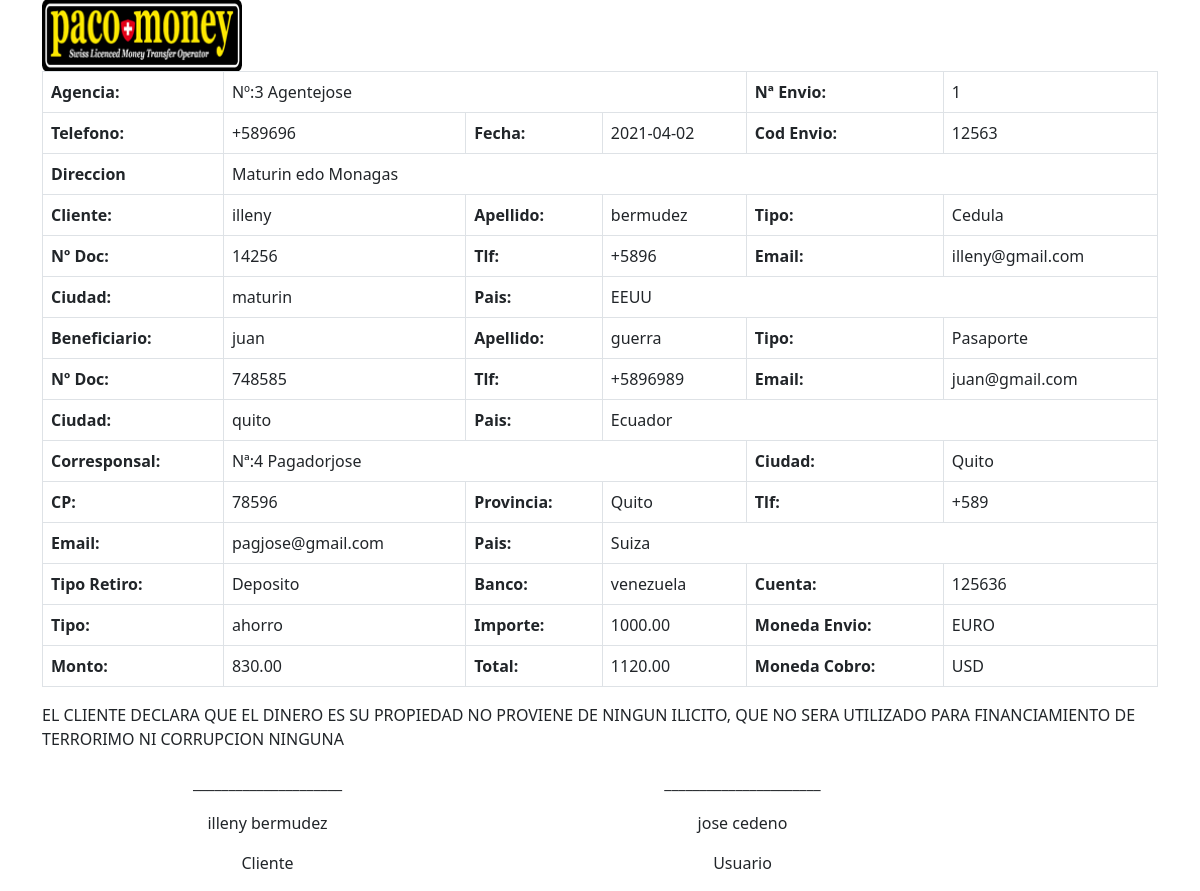
The page /facturav02.php?idGiro=1 on the database as committed earlier.
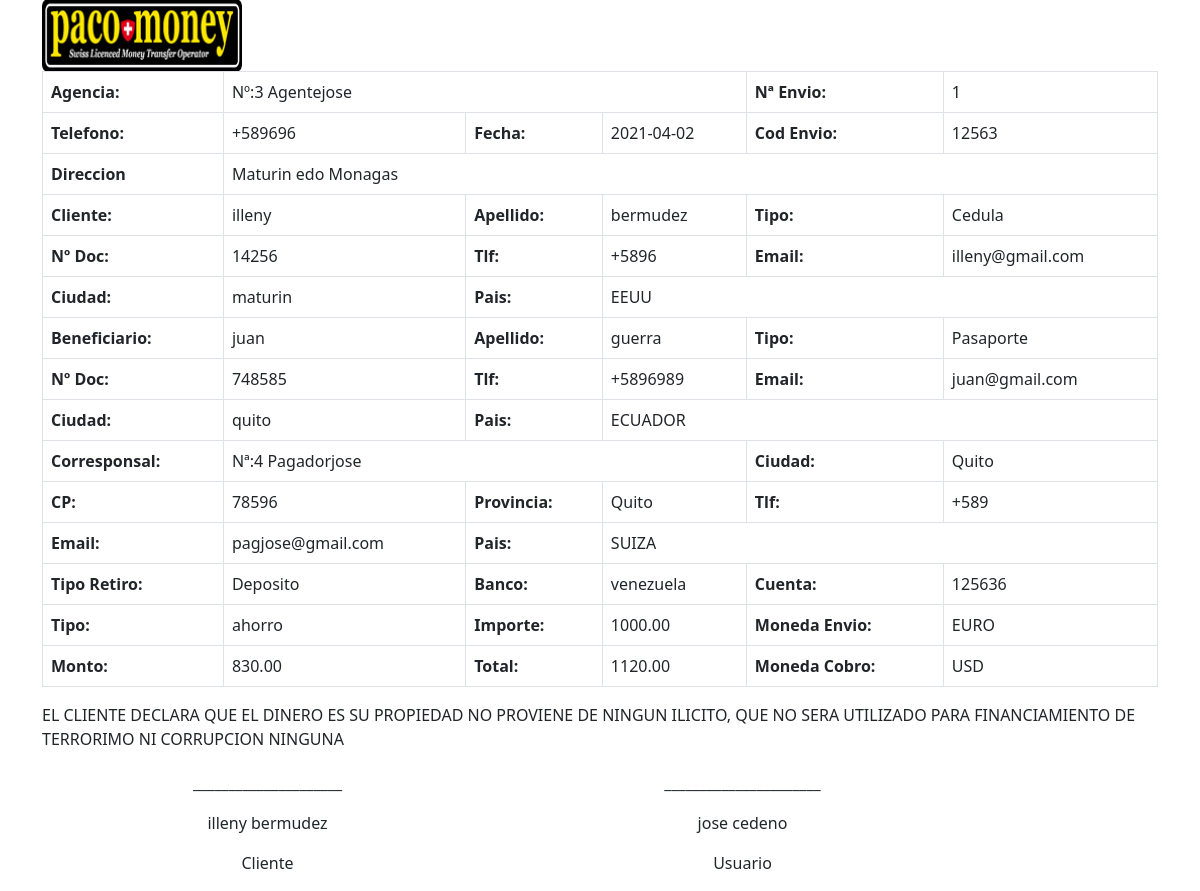
The same page on the database as committed later.
### tables this page shows
CREATE TABLE `beneficiario` (
  `idBeneficiario` int(11) NOT NULL,
  `be_nombre` varchar(150) NOT NULL,
  `be_apellido` varchar(150) NOT NULL,
  `be_fechaNacimiento` date NOT NULL,
  `idPais` int(11) NOT NULL,
  `be_ciudad` varchar(150) NOT NULL,
  `be_direccion` varchar(250) NOT NULL,
  `be_tlf` varchar(50) NOT NULL,
  `be_email` varchar(100) NOT NULL,
  `be_identidad` varchar(50) NOT NULL,
  `idTipoIdentidad` int(11) NOT NULL,
  `be_nacionalidad` varchar(150) NOT NULL,
  `be_facebook` varchar(150) DEFAULT NULL,
  `be_whatsapp` varchar(150) DEFAULT NULL,
  `be_telegram` varchar(150) DEFAULT NULL,
  `be_numCuenta` varchar(50) NOT NULL,
  `idTipoCuenta` int(11) NOT NULL,
  `idBanco` int(11) NOT NULL,
  `idMoneda` int(11) NOT NULL,
  `idEstado` int(11) NOT NULL
);

CREATE TABLE `pais` (
  `idPais` int(11) NOT NULL,
  `pais` varchar(100) NOT NULL,
  `idMoneda` int(11) NOT NULL,
  `idMonedaEnvio` int(11) NOT NULL
);

CREATE TABLE `pagador` (
  `idPagador` int(11) NOT NULL,
  `pagador` varchar(150) NOT NULL,
  `idPais` int(11) NOT NULL,
  `pa_provincia` varchar(150) NOT NULL,
  `pa_ciudad` varchar(150) NOT NULL,
  `pa_direccion` varchar(250) NOT NULL,
  `pa_tlf` varchar(50) NOT NULL,
  `pa_email` varchar(100) NOT NULL,
  `pa_cp` varchar(100) NOT NULL,
  `pa_Director` varchar(150) NOT NULL,
  `pa_tlfDirector` varchar(50) NOT NULL,
  `pa_emailDirector` varchar(100) NOT NULL,
  `pa_tlfEnvios` varchar(50) NOT NULL,
  `pa_emailEnvios` varchar(100) NOT NULL,
  `pa_GteContabilidad` varchar(150) NOT NULL,
  `pa_tlfContabilidad` varchar(50) NOT NULL,
  `pa_emailContabilidad` varchar(100) NOT NULL,
  `pa_horarios` varchar(250) NOT NULL,
  `pa_contrato` varchar(250) NOT NULL,
  `pa_inicioOperaciones` date NOT NULL,
  `pa_limite` int(11) NOT NULL,
  `pa_web` varchar(250) NOT NULL,
  `pa_conciliarCada` int(11) NOT NULL,
  `idMoneda` int(11) NOT NULL,
  `pa_comision` decimal(3,2) NOT NULL,
  `pa_fijo` decimal(10,2) NOT NULL,
  `idTipoComision` int(11) NOT NULL,
  `idTipoEmpresa` int(11) NOT NULL,
  `pa_tasa` decimal(20,2) NOT NULL,
  `pa_tipoCambio` decimal(20,2) NOT NULL,
  `pa_impuesto` decimal(20,2) NOT NULL,
  `idEstado` int(11) NOT NULL
);

CREATE TABLE `identidad` (
  `idTipoIdentidad` int(11) NOT NULL,
  `tipoIdentidad` varchar(250) NOT NULL
);

### facturav02.php (the view, shortened to what the changed rows need)
<?php
require_once('conexion.php');
$idGiro = isset($_REQUEST['idGiro']) ? intval(htmlentities($_REQUEST['idGiro'])) : '';
$sql = "SELECT g.*,h.mo_codigo AS Cobro,m.mo_codigo AS Envio,r.tipoRetiro
  FROM giro AS g
  JOIN pais AS p ON g.idPais = p.idPais
  JOIN moneda AS h ON g.idMonedaCobro = h.idMoneda
  JOIN monedaenvio AS m ON g.idMonedaPago = m.idMonedaEnvio
  JOIN tiporetiro AS r ON g.idTipoRetiro = r.idTipoRetiro WHERE idGiro = ?";
$sentencia = $mbd->prepare($sql);
$sentencia->execute(array($idGiro));
$resultado = $sentencia->fetchAll(PDO::FETCH_ASSOC);
$idBeneficiario = $resultado[0]['idBeneficiario'];
$sql = "SELECT *, i.tipoIdentidad  FROM beneficiario AS c
JOIN identidad AS i ON c.idTipoIdentidad = i.idTipoIdentidad
JOIN pais AS p ON c.idPais = p.idPais
WHERE idBeneficiario = ?";
$sentencia = $mbd->prepare($sql);
$sentencia->execute(array($idBeneficiario));
$beneficiario = $sentencia->fetchAll(PDO::FETCH_ASSOC);
$idPagador = $resultado[0]['idPagador'];
$sql = "SELECT * FROM pagador AS c
JOIN pais AS p ON c.idPais = p.idPais
WHERE idPagador = ?";
$sentencia = $mbd->prepare($sql);
$sentencia->execute(array($idPagador));
$corresponsal = $sentencia->fetchAll(PDO::FETCH_ASSOC);
?>
<!DOCTYPE html>
<html lang="es">
<head>
  <link rel="stylesheet" href="css/bootstrap.min.css">
</head>
<body>
  <div class="container">
    <table class="table table-bordered">
      <tbody>
        <tr>
          <th>Agencia:</th>
          <th>Nª Envio:</th>
        </tr>
        <tr>
          <th>Telefono:</th>
          <th>Fecha:</th>
          <th>Cod Envio:</th>
        </tr>
        <tr>
          <th>Direccion</th>
        </tr>
        <tr>
          <th>Cliente:</th>
          <th>Apellido:</th>
          <th>Tipo:</th>
        </tr>
        <tr>
          <th>Nº Doc:</th>
          <th>Tlf:</th>
          <th>Email:</th>
        </tr>
        <tr>
          <th>Ciudad:</th>
          <th>Pais:</th>
        </tr>
        <tr>
          <th>Beneficiario:</th>
          <td><?php echo $beneficiario[0]['be_nombre'] ?></td>
          <th>Apellido:</th>
          <td><?php echo $beneficiario[0]['be_apellido'] ?></td>
          <th>Tipo:</th>
          <td><?php echo $beneficiario[0]['tipoIdentidad'] ?></td>
        </tr>
        <tr>
          <th>Nº Doc:</th>
          <td><?php echo $beneficiario[0]['be_identidad'] ?></td>
          <th>Tlf:</th>
          <td><?php echo $beneficiario[0]['be_tlf'] ?></td>
          <th>Email:</th>
          <td><?php echo $beneficiario[0]['be_email'] ?></td>
        </tr>
        <tr>
          <th>Ciudad:</th>
          <td><?php echo $beneficiario[0]['be_ciudad'] ?></td>
          <th>Pais:</th>
          <td colspan="3"><?php echo $beneficiario[0]['pais'] ?></td>
        </tr>
        <tr>
          <th>Corresponsal:</th>
          <td colspan="3">Nª:<?php echo $corresponsal[0]['idPagador'].' '.$corresponsal[0]['pagador'] ?>
          </td>
          <th>Ciudad:</th>
          <td><?php echo $corresponsal[0]['pa_ciudad'] ?></td>
        </tr>
        <tr>
          <th>CP:</th>
          <td><?php echo $corresponsal[0]['pa_cp'] ?></td>
          <th>Provincia:</th>
          <td><?php echo $corresponsal[0]['pa_provincia'] ?></td>
          <th>Tlf:</th>
          <td><?php echo $corresponsal[0]['pa_tlf'] ?></td>
        </tr>
        <tr>
          <th>Email:</th>
          <td><?php echo $corresponsal[0]['pa_email'] ?></td>
          <th>Pais:</th>
          <td colspan="3"><?php echo $corresponsal[0]['pais'] ?></td>
        </tr>
        <tr>
          <th>Tipo Retiro:</th>
          <th>Banco:</th>
          <th>Cuenta:</th>
        </tr>
        <tr>
          <th>Tipo:</th>
          <th>Importe:</th>
          <th>Moneda Envio:</th>
        </tr>
        <tr>
          <th>Monto:</th>
          <th>Total:</th>
          <th>Moneda Cobro:</th>
        </tr>
      </tbody>
    </table>
  </div>
</body>
</html>

Rows that differ between the two databases and show on the page:
changed through a linked row, beneficiario "juan": idPais.pais "Ecuador" → "ECUADOR"
changed through a linked row, pagador "Pagadorjose": idPais.pais "Suiza" → "SUIZA"
